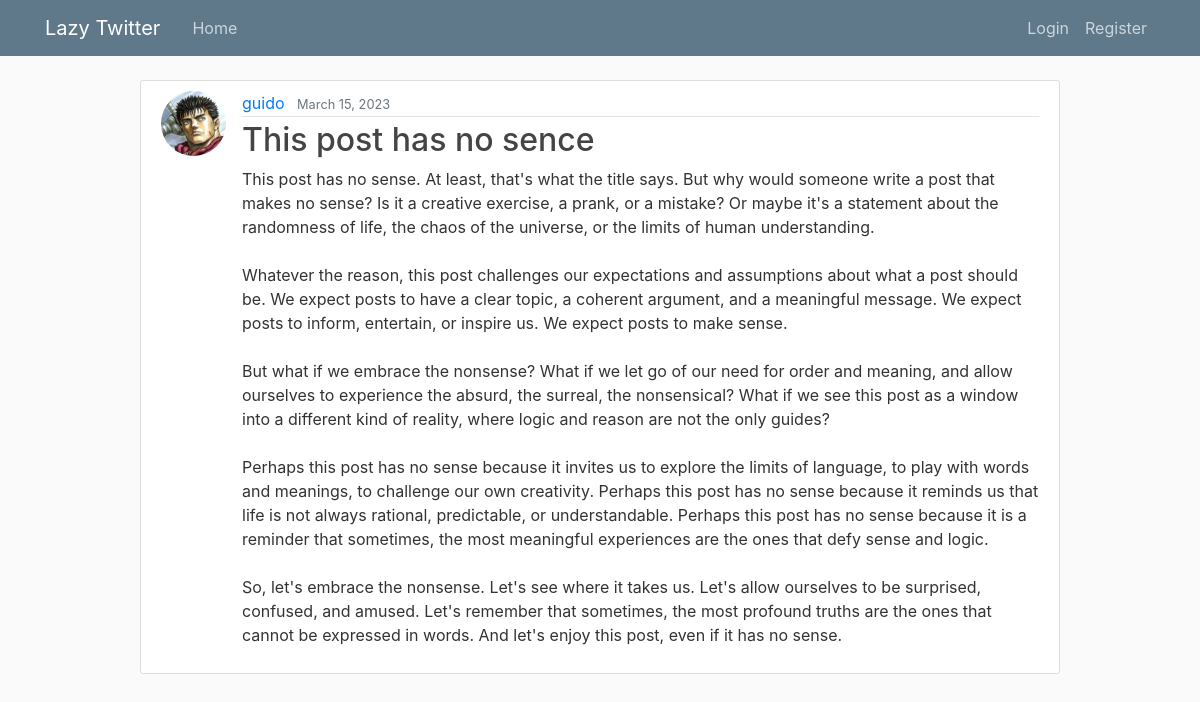
The page /post/30/ on the database its author committed.
### blog/models.py (models this page shows, shortened)
class Post(models.Model):
    title = models.CharField(max_length=100)
    content = models.TextField()
    date_posted = models.DateTimeField(default=timezone.now)
    author = models.ForeignKey(User, on_delete=models.CASCADE)

### users/models.py (models this page shows, shortened)
class Profile(models.Model):
    user = models.OneToOneField(User, on_delete=models.CASCADE)
    image = models.ImageField(default='default.jpg', upload_to='profile_pics')

### blog/views.py (the view)
# urls.py: path('post/<int:pk>/', PostDetailView.as_view(), name='post-detail'),
class PostDetailView(DetailView):
    model = Post

### blog/templates/blog/post_detail.html (shortened to what this page needs)
{% extends "blog/layout.html" %}
{% block content %}
    <article class="media content-section">
        <img class="rounded-circle article-img" src="{{object.author.profile.image.url}}" alt="">
    <div class="media-body">
        <div class="article-metadata">
        <a class="mr-2" href="{% url 'user-posts' object.author.username %}">{{ object.author }}</a>
        <small class="text-muted">{{ object.date_posted|date:'F d, Y' }}</small>
        </div>
        <h2 class="article-title">{{ object.title }}</h2>
        <p class="article-content">{{ object.content }}</p>
    </div>
    </article>
{% endblock %}

### blog/static/blog/main.css (style rules this page uses)
body { background: #fafafa; color: #333333; margin-top: 5rem; }
h1, h2, h3, h4, h5, h6 { color: #444444; }
.content-section { background: #ffffff; padding: 10px 20px; border: 1px solid #dddddd; border-radius: 3px; margin-bottom: 20px; }
.article-title { color: #444444; }
.article-content { white-space: pre-line; }
.article-img { height: 65px; width: 65px; margin-right: 16px; }
.article-metadata { padding-bottom: 1px; margin-bottom: 4px; border-bottom: 1px solid #e3e3e3 }

### rows shown on the page
Post: author.profile.image (picture), author "guido", date_posted "March 15, 2023", title "This post has no sence", content "This post has no sense. At least, that's what the title says. But why would someone write a post that makes no sense? Is it a creative exercise, a prank, or a mistake? Or maybe it's a statement about the randomness of life, the chaos of the universe, or the limits of human understanding. Whatever the reason, this post challenges our expectations and assumptions about what a post should be. We expect posts to have a clear topic, a coherent argument, and a meaningful message. We expect posts to inform, entertain, or inspire us. We expect posts to make sense. But what if we embrace the nonsense? What if we let go of our need for order and meaning, and allow ourselves to experience the absurd,…"
